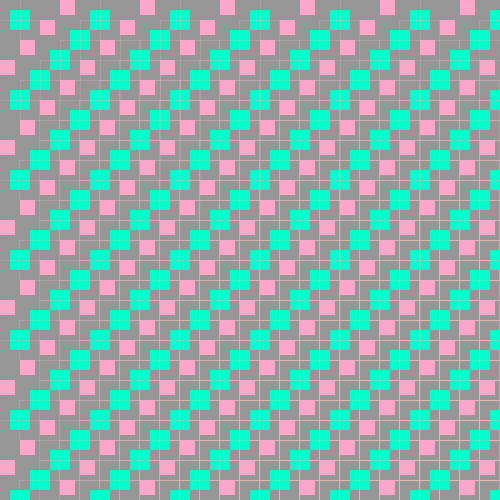
Frame 1 (no input)
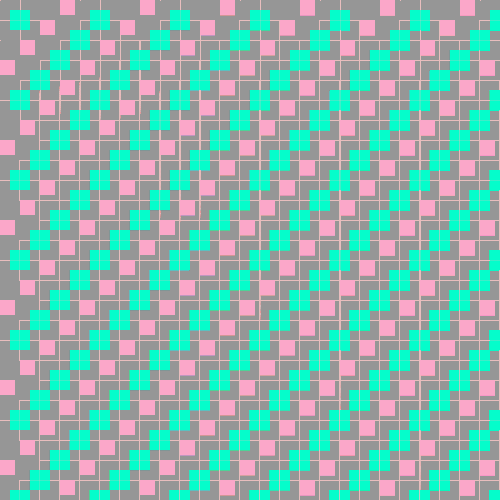
Frame 60 (the mouse pressed at the canvas centre just before this capture)
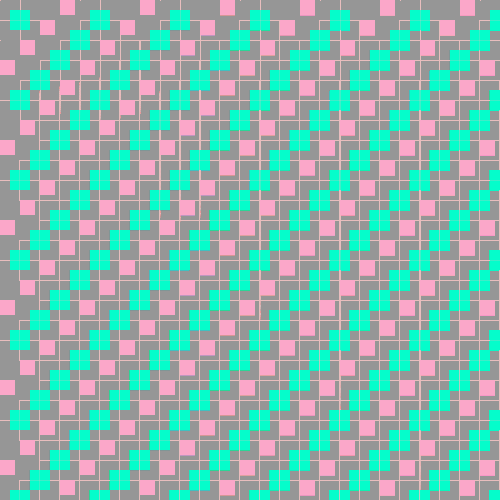
Frame 120 (the mouse held since frame 60 and released just before this capture)

The Processing sketch that drew these frames (run headless with seeded random() and noise(); from frame 60 on, the mouse is pressed at the canvas centre):

// Processing sketch: processing_87821
// ── processing_87821.pde

void setup(){
size(500, 500);
smooth();
background(150);
}

void draw() {
  for( float i=0; i<width; i=i+20){
  for (float j=0; j<height; j=j+20){
  
noStroke();
fill(#05fdcb);
rect(i+10, j+10, 20, 20);  // deep pink
rotate(HALF_PI);

pushMatrix();
translate(0, 0);
fill(#fba7c9);  
rect(i, j, 15, 15);  // baby pink
popMatrix();
rotate(PI);


strokeWeight(.25);
pushMatrix();
translate(0, 0);
noFill();
stroke(#eabebe);  
rect(i, j, j*2, i*2);  // baby pink no fill
popMatrix();
rotate(PI);


  }
  }
}
      

   
